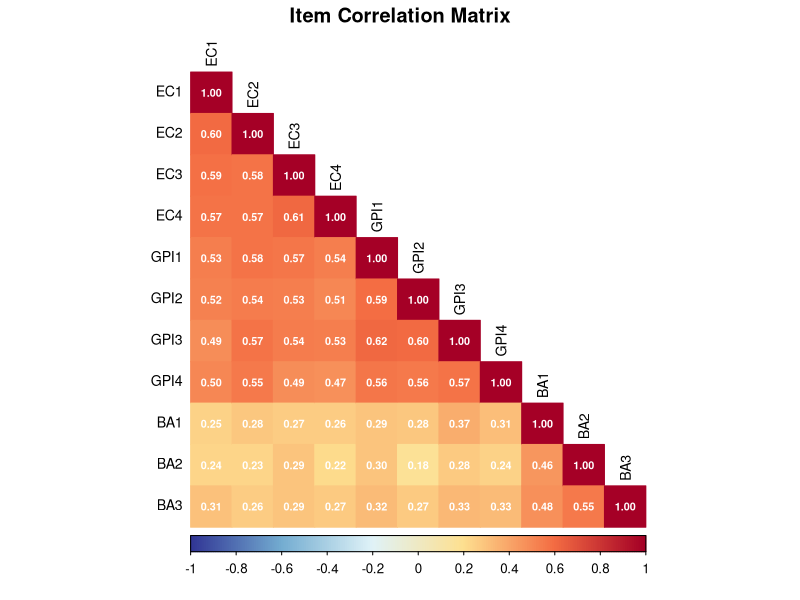
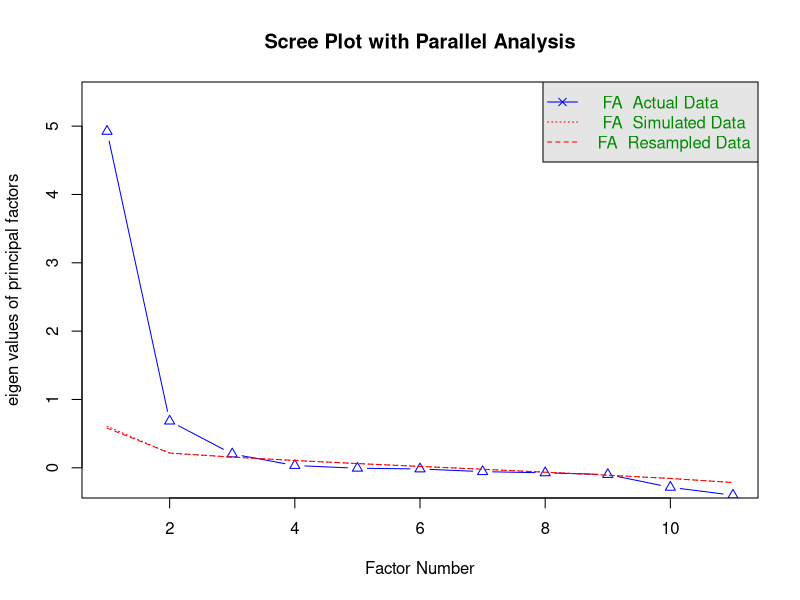

Write R code to recreate these figures, in order. (Note: this script raises an error after producing the figures.)
## ---- chunk 1
knitr::opts_chunk$set(
  echo = TRUE,
  fig.width = 8,
  fig.height = 5,
  fig.path = "figs/",
  dev = "svg"
)

dir.create("figs", recursive = TRUE, showWarnings = FALSE)
## ---- chunk 2
#| code-summary: "▶ Load required packages"
# Uncomment to install if needed:
# install.packages(c("lavaan", "semTools", "MASS", "ggplot2",
#                    "dplyr", "tidyr", "corrplot", "psych", "knitr", "lmtest",
#                    "mclust", "dbscan"))

library(lavaan)       # CFA and SEM (Parts 1 and 3)
library(semTools)     # htmt() and auxiliary SEM tools (Parts 1 and 3)
library(MASS)         # mvrnorm(): generate multivariate normal data (all parts)
library(ggplot2)      # Visualizations (all parts)
library(dplyr)        # Data manipulation (all parts)
library(tidyr)        # Data reshaping (Parts 2 and 3)
library(corrplot)     # Correlation heatmap (Part 1)
library(psych)        # EFA (Part 1)
library(knitr)        # Nicely formatted tables (all parts)
library(lmtest)       # Breusch-Pagan heteroskedasticity test (Part 2)
library(mclust)       # Gaussian mixture models / latent class analysis (Part 4)
library(dbscan)       # Local outlier factor and DBSCAN clustering (Part 5)
## ---- chunk 3
#| code-summary: "▶ Simulate green marketing dataset (n=400)"
set.seed(2025)
n <- 400

# ── Step 1: Assign participants to conditions ──────────────────────────────────
treatment <- sample(c(0L, 1L), size = n, replace = TRUE)

# ── Step 2: Define the true factor correlation matrix ─────────────────────────
# EC and GPI are correlated at .93 — too high for discriminant validity
# EC–BA and GPI–BA are at more typical, moderate levels
phi_pop <- matrix(
  c(1.00, 0.93, 0.45,   # EC row
    0.93, 1.00, 0.50,   # GPI row
    0.45, 0.50, 1.00),  # BA row
  nrow = 3, byrow = TRUE,
  dimnames = list(c("EC", "GPI", "BA"), c("EC", "GPI", "BA"))
)

# ── Step 3: Generate latent factor scores ─────────────────────────────────────
latent_base <- MASS::mvrnorm(n = n, mu = c(0, 0, 0), Sigma = phi_pop)

EC_lat  <- latent_base[, 1]
GPI_lat <- latent_base[, 2] + 0.40 * treatment  # Green marketing raises GPI by .40 SD
BA_lat  <- latent_base[, 3]

# ── Step 4: Define item loadings ──────────────────────────────────────────────
# These represent how strongly each item reflects its latent construct
lambda_EC  <- c(0.78, 0.82, 0.74, 0.76)
lambda_GPI <- c(0.80, 0.76, 0.82, 0.78)
lambda_BA  <- c(0.72, 0.76, 0.70)

# ── Step 5: Generate continuous item scores (latent score + measurement error) ─
gen_items <- function(latent, loadings) {
  sapply(loadings, function(lam) {
    lam * latent + sqrt(1 - lam^2) * rnorm(length(latent))
  })
}

EC_cont  <- gen_items(EC_lat,  lambda_EC)
GPI_cont <- gen_items(GPI_lat, lambda_GPI)
BA_cont  <- gen_items(BA_lat,  lambda_BA)

# ── Step 6: Round to 7-point Likert scale ─────────────────────────────────────
# Cut the continuous distribution into 7 ordered categories
to_likert7 <- function(x) {
  z <- (x - mean(x)) / sd(x)   # standardise each item
  breaks <- c(-Inf, -1.5, -0.75, -0.25, 0.25, 0.75, 1.5, Inf)
  as.integer(cut(z, breaks = breaks, labels = 1:7))
}

EC_lik  <- apply(EC_cont,  2, to_likert7)
GPI_lik <- apply(GPI_cont, 2, to_likert7)
BA_lik  <- apply(BA_cont,  2, to_likert7)

# ── Step 7: Assemble the final data frame ─────────────────────────────────────
df <- data.frame(
  id        = 1:n,
  condition = factor(treatment, levels = c(0, 1),
                     labels = c("Control", "Green Marketing")),
  EC1  = EC_lik[, 1], EC2  = EC_lik[, 2],
  EC3  = EC_lik[, 3], EC4  = EC_lik[, 4],
  GPI1 = GPI_lik[, 1], GPI2 = GPI_lik[, 2],
  GPI3 = GPI_lik[, 3], GPI4 = GPI_lik[, 4],
  BA1  = BA_lik[, 1], BA2  = BA_lik[, 2], BA3  = BA_lik[, 3]
)

# Quick look at the data
head(df, 5)
## ---- chunk 4
#| code-summary: "▶ Descriptive statistics by condition"
# Count participants per condition and compute scale means
df |>
  group_by(condition) |>
  summarise(
    n          = n(),
    Mean_EC    = round(rowMeans(across(EC1:EC4))  |> mean(), 2),
    Mean_GPI   = round(rowMeans(across(GPI1:GPI4)) |> mean(), 2),
    Mean_BA    = round(rowMeans(across(BA1:BA3))  |> mean(), 2)
  ) |>
  kable(col.names = c("Condition", "N", "Mean EC", "Mean GPI", "Mean BA"),
        caption = "Sample sizes and scale means by condition")
## ---- chunk 5
#| code-summary: "▶ Plot: item correlation heatmap"
# Extract just the item columns (no ID or condition)
items_df <- df |> select(EC1:BA3)

# Compute correlation matrix
item_cors <- cor(items_df)

# Color-coded heatmap
# Warm colors = high positive correlation; cool colors = low/negative
corrplot(item_cors,
         method   = "color",
         type     = "lower",
         order    = "original",     # keep original order so EC, GPI, BA stay grouped
         tl.col   = "black",
         tl.cex   = 0.85,
         addCoef.col = "white",     # print correlation values
         number.cex  = 0.65,
         col      = colorRampPalette(c("#313695", "#74add1", "#e0f3f8",
                                       "#fee090", "#f46d43", "#a50026"))(200),
         title    = "Item Correlation Matrix",
         mar      = c(0, 0, 1.5, 0))
## ---- chunk 6
#| code-summary: "▶ Compute average within- and between-scale correlations"
# Compute average correlations within each scale and between scales
cors <- cor(items_df)

within_EC  <- mean(cors[1:4, 1:4][lower.tri(cors[1:4, 1:4])])
within_GPI <- mean(cors[5:8, 5:8][lower.tri(cors[5:8, 5:8])])
within_BA  <- mean(cors[9:11, 9:11][lower.tri(cors[9:11, 9:11])])

between_EC_GPI <- mean(abs(cors[1:4, 5:8]))
between_EC_BA  <- mean(abs(cors[1:4, 9:11]))
between_GPI_BA <- mean(abs(cors[5:8, 9:11]))

avg_cor_summary <- data.frame(
  Type  = c("Within EC",  "Within GPI", "Within BA",
            "Between EC–GPI ⚠️", "Between EC–BA", "Between GPI–BA"),
  Avg_r = round(c(within_EC, within_GPI, within_BA,
                  between_EC_GPI, between_EC_BA, between_GPI_BA), 3)
)
kable(avg_cor_summary, col.names = c("Correlation Type", "Average |r|"),
      caption = "Average within-scale and between-scale correlations")
## ---- chunk 7
#| code-summary: "▶ Scree plot with parallel analysis"
# fa.parallel() overlays observed eigenvalues on eigenvalues from 200 randomly
# generated datasets of the same size. Points where the observed line (solid)
# sits clearly above the random baseline (dashed) indicate real factors.
fa.parallel(
  items_df,
  fa          = "fa",    # factor analysis (not principal components)
  fm          = "ml",    # maximum likelihood extraction
  n.iter      = 200,     # random datasets for the parallel baseline
  main        = "Scree Plot with Parallel Analysis",
  show.legend = TRUE
)
## ---- chunk 8
#| code-summary: "▶ EFA with 3 factors (oblique rotation)"
efa_fit <- fa(
  items_df,
  nfactors = 3,           # number of factors to extract
  rotate   = "oblimin",   # oblique rotation — allows correlated factors
  fm       = "ml",        # maximum likelihood estimation
  scores   = "regression"
)

# Print loadings; values below 0.30 suppressed to highlight the pattern
print(loadings(efa_fit), cutoff = 0.30, sort = FALSE)
## ---- chunk 9
#| code-summary: "▶ Variance explained by each factor"
efa_var <- data.frame(
  Factor      = paste0("Factor ", 1:3),
  SS_Loadings = round(efa_fit$Vaccounted["SS loadings",     ], 3),
  Prop_Var    = round(efa_fit$Vaccounted["Proportion Var",  ], 3),
  Cum_Var     = round(efa_fit$Vaccounted["Cumulative Var",  ], 3)
)
kable(efa_var,
      col.names = c("Factor", "SS Loadings",
                    "Proportion of Variance", "Cumulative Variance"),
      caption   = "EFA: variance explained by each factor")
## ---- chunk 10
#| code-summary: "▶ CFA: test the hypothesised 3-factor structure"
cfa_model_conv <- '
  EC  =~ EC1 + EC2 + EC3 + EC4
  GPI =~ GPI1 + GPI2 + GPI3 + GPI4
  BA  =~ BA1  + BA2  + BA3
'

# std.lv = TRUE: fixes factor variances to 1 so loadings and factor
# correlations are directly interpretable on a standardised scale
fit_conv <- cfa(cfa_model_conv, data = items_df, std.lv = TRUE)
summary(fit_conv, fit.measures = TRUE, standardized = TRUE)
## ---- chunk 11
#| code-summary: "▶ Standardised factor loadings table"
std_loads <- standardizedSolution(fit_conv) |>
  filter(op == "=~") |>
  select(lhs, rhs, est.std, se, pvalue) |>
  mutate(across(where(is.numeric), \(x) round(x, 3)))

kable(std_loads,
      col.names = c("Construct", "Item", "Std. Loading", "SE", "p-value"),
      caption   = "CFA standardised factor loadings — convergent validity evidence")
## ---- chunk 12
#| code-summary: "▶ Fit indices summary"
fi <- fitMeasures(fit_conv,
      c("cfi","tli","rmsea","rmsea.ci.lower","rmsea.ci.upper","srmr"))

fit_summary <- data.frame(
  Index     = c("CFI","TLI","RMSEA","RMSEA 90% CI","SRMR"),
  Value     = c(round(fi["cfi"],  3),
                round(fi["tli"],  3),
                round(fi["rmsea"],3),
                paste0("[", round(fi["rmsea.ci.lower"],3),
                       ", ", round(fi["rmsea.ci.upper"],3), "]"),
                round(fi["srmr"], 3)),
  Benchmark = c("≥ 0.95","≥ 0.95","≤ 0.06","—","≤ 0.08")
)
kable(fit_summary,
      col.names = c("Fit Index","Value","Good Fit Benchmark"),
      caption   = "CFA model fit indices")
## ---- chunk 13
#| code-summary: "▶ Run HTMT2 analysis"
# ── Model specification ────────────────────────────────────────────────────────
# This tells htmt() which items belong to which construct.
# It uses the same syntax as lavaan's CFA model specification.
cfa_model <- '
  EC  =~ EC1 + EC2 + EC3 + EC4
  GPI =~ GPI1 + GPI2 + GPI3 + GPI4
  BA  =~ BA1  + BA2  + BA3
'

# ── Run the HTMT analysis ──────────────────────────────────────────────────────
htmt_result <- semTools::htmt(
  model    = cfa_model,   # factor structure: which items belong to which scale
  data     = items_df,    # item-level data ONLY (no id, no condition variable)
  htmt2    = TRUE,        # use HTMT2 (geometric mean) — recommended
  absolute = TRUE         # use absolute values of correlations
)

print(htmt_result)
## ---- chunk 14
#| code-summary: "▶ Plot: HTMT2 bar chart with thresholds"
# Extract the HTMT matrix and reshape for plotting
htmt_mat <- as.matrix(htmt_result)

# semTools fills only one triangle; we need a robust helper to extract a pair
get_htmt <- function(mat, r, c) {
  val <- mat[r, c]
  if (is.na(val)) val <- mat[c, r]   # try the other triangle
  as.numeric(val)
}

htmt_pairs <- data.frame(
  pair  = c("EC ↔ GPI", "EC ↔ BA", "GPI ↔ BA"),
  htmt  = c(get_htmt(htmt_mat, "EC", "GPI"),
            get_htmt(htmt_mat, "EC", "BA"),
            get_htmt(htmt_mat, "GPI", "BA")),
  label = c("Focal problem pair", "OK", "OK")
)

ggplot(htmt_pairs, aes(x = reorder(pair, -htmt), y = htmt, fill = label)) +
  geom_col(width = 0.55, colour = "white") +
  # Threshold lines
  geom_hline(yintercept = 0.90, linetype = "dashed",
             colour = "firebrick", linewidth = 0.9) +
  geom_hline(yintercept = 0.85, linetype = "dotted",
             colour = "darkorange", linewidth = 0.9) +
  # Value labels on bars
  geom_text(aes(label = round(htmt, 3)), vjust = -0.5,
            fontface = "bold", size = 4) +
  # Threshold annotations
  annotate("text", x = 3.45, y = 0.915,
           label = "Strict threshold (0.90)", colour = "firebrick",
           size = 3.3, hjust = 1) +
  annotate("text", x = 3.45, y = 0.865,
           label = "Lenient threshold (0.85)", colour = "darkorange",
           size = 3.3, hjust = 1) +
  scale_fill_manual(values = c("Focal problem pair" = "#d73027",
                               "OK"                 = "#4575b4"),
                    name = NULL) +
  scale_y_continuous(limits = c(0, 1.08), expand = c(0, 0)) +
  labs(
    x        = NULL,
    y        = "HTMT Value",
    title    = "HTMT2 Analysis: Discriminant Validity Check",
    subtitle = "Bars above the dashed line indicate discriminant validity concerns"
  ) +
  theme_minimal(base_size = 13) +
  theme(legend.position = "bottom",
        panel.grid.major.x = element_blank())
## ---- chunk 15
#| code-summary: "▶ Specify the labeled CFA/DVI model"
dvi_model <- '
  # Measurement model
  EC  =~ lam_EC1*EC1 + lam_EC2*EC2 + lam_EC3*EC3 + lam_EC4*EC4
  GPI =~ lam_GPI1*GPI1 + lam_GPI2*GPI2 + lam_GPI3*GPI3 + lam_GPI4*GPI4
  BA  =~ lam_BA1*BA1 + lam_BA2*BA2 + lam_BA3*BA3

  # Error variances
  EC1  ~~ th_EC1*EC1
  EC2  ~~ th_EC2*EC2
  EC3  ~~ th_EC3*EC3
  EC4  ~~ th_EC4*EC4

  GPI1 ~~ th_GPI1*GPI1
  GPI2 ~~ th_GPI2*GPI2
  GPI3 ~~ th_GPI3*GPI3
  GPI4 ~~ th_GPI4*GPI4

  BA1  ~~ th_BA1*BA1
  BA2  ~~ th_BA2*BA2
  BA3  ~~ th_BA3*BA3

  # Factor correlations
  EC  ~~ phi_EC_GPI*GPI
  EC  ~~ phi_EC_BA*BA
  GPI ~~ phi_GPI_BA*BA

  # Congeneric reliability
  CR_EC  := ((lam_EC1 + lam_EC2 + lam_EC3 + lam_EC4)^2) / (((lam_EC1 + lam_EC2 + lam_EC3 + lam_EC4)^2) + th_EC1 + th_EC2 + th_EC3 + th_EC4)
  CR_GPI := ((lam_GPI1 + lam_GPI2 + lam_GPI3 + lam_GPI4)^2) / (((lam_GPI1 + lam_GPI2 + lam_GPI3 + lam_GPI4)^2) + th_GPI1 + th_GPI2 + th_GPI3 + th_GPI4)
  CR_BA  := ((lam_BA1 + lam_BA2 + lam_BA3)^2) / (((lam_BA1 + lam_BA2 + lam_BA3)^2) + th_BA1 + th_BA2 + th_BA3)

  # DVI
  DVI_1      := 1 - sqrt(phi_EC_GPI^2)
  DVI_CR_EC  := sqrt(CR_EC) - sqrt(phi_EC_GPI^2)
  DVI_CR_GPI := sqrt(CR_GPI) - sqrt(phi_EC_GPI^2)
'
## ---- chunk 16
#| code-summary: "▶ Fit CFA and get Wald confidence intervals"
# Fit the CFA using the labelled model
# std.lv = TRUE: fixes factor variances to 1, so phi values ARE correlations
fit_wald <- cfa(
  model  = dvi_model,
  data   = items_df,
  std.lv = TRUE      # ← IMPORTANT: without this, phi is not a correlation
)

# Check that the model converged and fits reasonably
summary(fit_wald, fit.measures = TRUE, standardized = TRUE)
## ---- chunk 17
#| code-summary: "▶ Extract DVI estimates (Wald CIs)"
# Extract parameter estimates with 95% Wald confidence intervals
pe_wald <- parameterEstimates(fit_wald, level = 0.95)

# Filter to the derived parameters (DVI, CR, and the factor correlation)
key_params <- c("phi_EC_GPI", "CR_EC", "CR_GPI",
                "DVI_1", "DVI_CR_EC", "DVI_CR_GPI")

dvi_wald_table <- pe_wald |>
  filter(label %in% key_params) |>
  select(label, est, se, ci.lower, ci.upper, pvalue) |>
  mutate(across(where(is.numeric), \(x) round(x, 3)))

kable(
  dvi_wald_table,
  col.names = c("Parameter", "Estimate", "SE", "CI Lower", "CI Upper", "p-value"),
  caption   = "DVI Results with Wald 95% Confidence Intervals"
)
## ---- chunk 18
#| code-summary: "▶ Re-fit with bootstrap SEs (~60 sec)"
# Fit the model again with bootstrap standard errors
# bootstrap = 1000 is a reasonable minimum; use 2000+ for final reporting
set.seed(31415927)
fit_boot <- cfa(
  model     = dvi_model,
  data      = items_df,
  std.lv    = TRUE,
  se        = "bootstrap",   # switch from Wald to bootstrap
  bootstrap = 1000           # number of bootstrap resamples
)

# Extract parameter estimates with percentile bootstrap CIs
pe_boot <- parameterEstimates(
  fit_boot,
  boot.ci.type = "perc",   # percentile method (most commonly recommended)
  level        = 0.95
)

dvi_boot_table <- pe_boot |>
  filter(label %in% key_params) |>
  select(label, est, ci.lower, ci.upper) |>
  mutate(across(where(is.numeric), \(x) round(x, 3)))

kable(
  dvi_boot_table,
  col.names = c("Parameter", "Estimate", "Bootstrap CI Lower", "Bootstrap CI Upper"),
  caption   = "DVI Results with Percentile Bootstrap 95% Confidence Intervals (B = 1,000)"
)
## ---- chunk 19
#| code-summary: "▶ Plot: DVI forest plot"
# Build a plotting data frame from the bootstrap results
dvi_plot_df <- dvi_boot_table |>
  filter(label %in% c("DVI_1", "DVI_CR_EC", "DVI_CR_GPI")) |>
  mutate(
    label_nice = case_when(
      label == "DVI_1"      ~ "DVI₁: Phi criterion\n(1 – |φ|)",
      label == "DVI_CR_EC"  ~ "DVI_CR (EC): CR criterion\n(√CR_EC – |φ|)",
      label == "DVI_CR_GPI" ~ "DVI_CR (GPI): CR criterion\n(√CR_GPI – |φ|)"
    ),
    supported = ci.lower > 0   # TRUE if entire CI is above zero
  )

ggplot(dvi_plot_df, aes(x = est, y = reorder(label_nice, est), colour = supported)) +
  # CI bar
  geom_segment(aes(x = ci.lower, xend = ci.upper,
                   y = reorder(label_nice, est), yend = reorder(label_nice, est)),
               linewidth = 1.5) +
  # Point estimate
  geom_point(size = 4) +
  # Zero line (the null: no discriminant validity)
  geom_vline(xintercept = 0, linetype = "dashed", colour = "black", linewidth = 0.8) +
  # Colour: green = supported, red = not supported
  scale_colour_manual(values = c("TRUE"  = "#2c7bb6",
                                 "FALSE" = "#d7191c"),
                      labels = c("TRUE"  = "DV supported (CI > 0)",
                                 "FALSE" = "DV NOT supported (CI ≤ 0)"),
                      name   = NULL) +
  labs(
    x        = "DVI Estimate (with 95% Bootstrap CI)",
    y        = NULL,
    title    = "DVI Forest Plot: EC ↔ GPI Pair",
    subtitle = "If the CI bar crosses the dashed line (0), discriminant validity is not supported"
  ) +
  theme_minimal(base_size = 13) +
  theme(legend.position = "bottom",
        panel.grid.minor = element_blank())
## ---- chunk 20
#| code-summary: "▶ Two-step decision table"
# Determine outcomes based on bootstrap CIs
dvi_results <- dvi_boot_table |>
  filter(label %in% c("DVI_1", "DVI_CR_EC", "DVI_CR_GPI")) |>
  mutate(
    significant = ci.lower > 0,
    verdict     = if_else(significant, "Supported ✓", "Not supported ✗")
  ) |>
  select(label, est, ci.lower, ci.upper, verdict)

kable(
  dvi_results,
  col.names = c("DVI Metric", "Estimate", "95% CI Lower", "95% CI Upper", "Verdict"),
  caption   = "Two-Step Decision Summary for the EC–GPI Pair"
)
## ---- chunk 21
#| code-summary: "▶ HTMT vs. DVI side-by-side summary"
# Assemble phi and HTMT values for the comparison table
phi_est     <- round(dvi_boot_table$est[dvi_boot_table$label == "phi_EC_GPI"], 3)
phi_ci_lo   <- round(dvi_boot_table$ci.lower[dvi_boot_table$label == "phi_EC_GPI"], 3)
phi_ci_hi   <- round(dvi_boot_table$ci.upper[dvi_boot_table$label == "phi_EC_GPI"], 3)
htmt_val    <- round(get_htmt(htmt_mat, "EC", "GPI"), 3)

comparison <- data.frame(
  Feature         = c("What it tests",
                      "Key output",
                      "Threshold / decision rule",
                      "Accounts for reliability?",
                      "Formal statistical test?",
                      "EC ↔ GPI result"),
  HTMT            = c("Between-scale vs. within-scale correlations",
                      paste0("HTMT2 = ", htmt_val),
                      "< 0.85 (strict) or < 0.90 (lenient)",
                      "No",
                      "No — rule of thumb only",
                      if_else(htmt_val >= 0.90, "FAILED ✗ (≥ 0.90)", "OK ✓")),
  `DVI (Pieters et al., 2025)` = c("Factor correlation and scale reliability",
                      paste0("φ = ", phi_est, " [", phi_ci_lo, ", ", phi_ci_hi, "]"),
                      "DVI > 0 with CI excluding zero",
                      "Yes — uses Congeneric Reliability",
                      "Yes — bootstrap CIs",
                      "See DVI table above")
)

kable(
  comparison,
  col.names = c("Feature", "HTMT", "DVI (Pieters et al., 2025)"),
  caption   = "Comparing the two discriminant validity methods"
)
## ---- chunk 22
#| code-summary: "▶ Simulate WTP data: eco utility vs. perceived price confound"
set.seed(2025)
N_wtp <- 300

# Two latent constructs
eco_utility  <- rnorm(N_wtp, 0, 1)
# Price belief correlated with utility: eco-conscious consumers expect eco products to cost more
price_belief <- 0.40 * eco_utility + rnorm(N_wtp, 0, sqrt(1 - 0.40^2))

# Products 1–3: plain packaging — WTP driven primarily by eco utility
# Products 4–6: luxury packaging — WTP also inflated by price belief
# Log-scale WTP ensures positive values and stabilises variance (currency is right-skewed)
wtp_df <- data.frame(
  plain1 = round(exp(3.0 + 0.70 * eco_utility + 0.15 * price_belief + rnorm(N_wtp, 0, 0.30))),
  plain2 = round(exp(3.0 + 0.72 * eco_utility + 0.12 * price_belief + rnorm(N_wtp, 0, 0.30))),
  plain3 = round(exp(3.0 + 0.68 * eco_utility + 0.18 * price_belief + rnorm(N_wtp, 0, 0.30))),
  lux4   = round(exp(3.0 + 0.40 * eco_utility + 0.60 * price_belief + rnorm(N_wtp, 0, 0.30))),
  lux5   = round(exp(3.0 + 0.38 * eco_utility + 0.62 * price_belief + rnorm(N_wtp, 0, 0.30))),
  lux6   = round(exp(3.0 + 0.42 * eco_utility + 0.58 * price_belief + rnorm(N_wtp, 0, 0.30)))
)
log_wtp_df <- as.data.frame(log(wtp_df))
colnames(log_wtp_df) <- paste0("log_", names(wtp_df))

cat("Mean WTP by packaging type:\n")
cat(sprintf("  Plain packaging (products 1–3): $%.1f\n", mean(unlist(wtp_df[,1:3]))))
cat(sprintf("  Luxury packaging (products 4–6): $%.1f\n", mean(unlist(wtp_df[,4:6]))))
## ---- chunk 23
#| code-summary: "▶ EFA on log-WTP: do plain and luxury products cluster separately?"
wtp_efa <- fa(log_wtp_df, nfactors = 2, rotate = "oblimin", fm = "ml")
print(loadings(wtp_efa), cutoff = 0.30)
## ---- chunk 24
#| code-summary: "▶ CFA model comparison: 1-factor vs. 2-factor WTP"
# Model 1: All six WTP products driven by a single latent utility construct
wtp_1f <- '
  utility =~ log_plain1 + log_plain2 + log_plain3 +
             log_lux4   + log_lux5   + log_lux6
'

# Model 2: Two latent sources — eco utility (plain) and price-inflated utility (luxury)
wtp_2f <- '
  eco_util  =~ log_plain1 + log_plain2 + log_plain3
  price_wtp =~ log_lux4   + log_lux5   + log_lux6
'

fit_wtp_1f <- cfa(wtp_1f, data = log_wtp_df, std.lv = TRUE)
fit_wtp_2f <- cfa(wtp_2f, data = log_wtp_df, std.lv = TRUE)

fi_1f <- fitMeasures(fit_wtp_1f, c("cfi","rmsea","srmr"))
fi_2f <- fitMeasures(fit_wtp_2f, c("cfi","rmsea","srmr"))

wtp_compare <- data.frame(
  Model   = c("1-factor (single utility construct)",
               "2-factor (eco utility + price belief)"),
  CFI     = round(c(fi_1f["cfi"],   fi_2f["cfi"]),   3),
  RMSEA   = round(c(fi_1f["rmsea"], fi_2f["rmsea"]), 3),
  SRMR    = round(c(fi_1f["srmr"],  fi_2f["srmr"]),  3)
)
kable(wtp_compare,
      col.names = c("Model","CFI","RMSEA","SRMR"),
      caption   = "WTP model comparison: fit indices")

# Likelihood ratio test
print(lavTestLRT(fit_wtp_1f, fit_wtp_2f))
## ---- chunk 25
#| code-summary: "▶ MTMM correlations: text topics vs. Likert scales (two scenarios)"
# In practice you would:
#   1. Collect open-ended responses
#   2. Fit a 3-topic STM: stm(documents, vocab, K=3, prevalence=~condition, data=meta)
#   3. Extract per-participant topic proportions (the theta matrix)
#   4. Correlate theta columns with the corresponding Likert scale scores

# Below we simulate what those MTMM correlations look like
# under two scenarios: clean validity vs. discriminant validity failure

set.seed(42)
ec_score  <- rowMeans(df[, c("EC1","EC2","EC3","EC4")])
gpi_score <- rowMeans(df[, c("GPI1","GPI2","GPI3","GPI4")])
ba_score  <- rowMeans(df[, c("BA1","BA2","BA3")])

# Scenario A: text topics cleanly recover the three intended constructs
ec_text_A  <- 0.65 * ec_score  + 0.10 * gpi_score + 0.05 * ba_score + rnorm(400, 0, 0.5)
gpi_text_A <- 0.10 * ec_score  + 0.62 * gpi_score + 0.08 * ba_score + rnorm(400, 0, 0.5)
ba_text_A  <- 0.08 * ec_score  + 0.07 * gpi_score + 0.60 * ba_score + rnorm(400, 0, 0.5)

# Scenario B: GPI-text is dominated by environmental language (EC-contaminated)
ec_text_B  <- 0.65 * ec_score  + 0.10 * gpi_score + 0.05 * ba_score + rnorm(400, 0, 0.5)
gpi_text_B <- 0.58 * ec_score  + 0.20 * gpi_score + 0.07 * ba_score + rnorm(400, 0, 0.5) # ← failure
ba_text_B  <- 0.08 * ec_score  + 0.07 * gpi_score + 0.60 * ba_score + rnorm(400, 0, 0.5)

# MTMM correlation tables (text rows × Likert columns)
mtmm_A <- round(cor(
  data.frame(EC_Likert=ec_score, GPI_Likert=gpi_score, BA_Likert=ba_score,
             EC_text=ec_text_A, GPI_text=gpi_text_A, BA_text=ba_text_A)
)[4:6, 1:3], 2)

mtmm_B <- round(cor(
  data.frame(EC_Likert=ec_score, GPI_Likert=gpi_score, BA_Likert=ba_score,
             EC_text=ec_text_B, GPI_text=gpi_text_B, BA_text=ba_text_B)
)[4:6, 1:3], 2)

cat("Scenario A — Good discriminant validity (text topics recover constructs cleanly):\n")
print(mtmm_A)
cat("\nScenario B — Discriminant validity failure (GPI-text bleeds into EC):\n")
print(mtmm_B)
